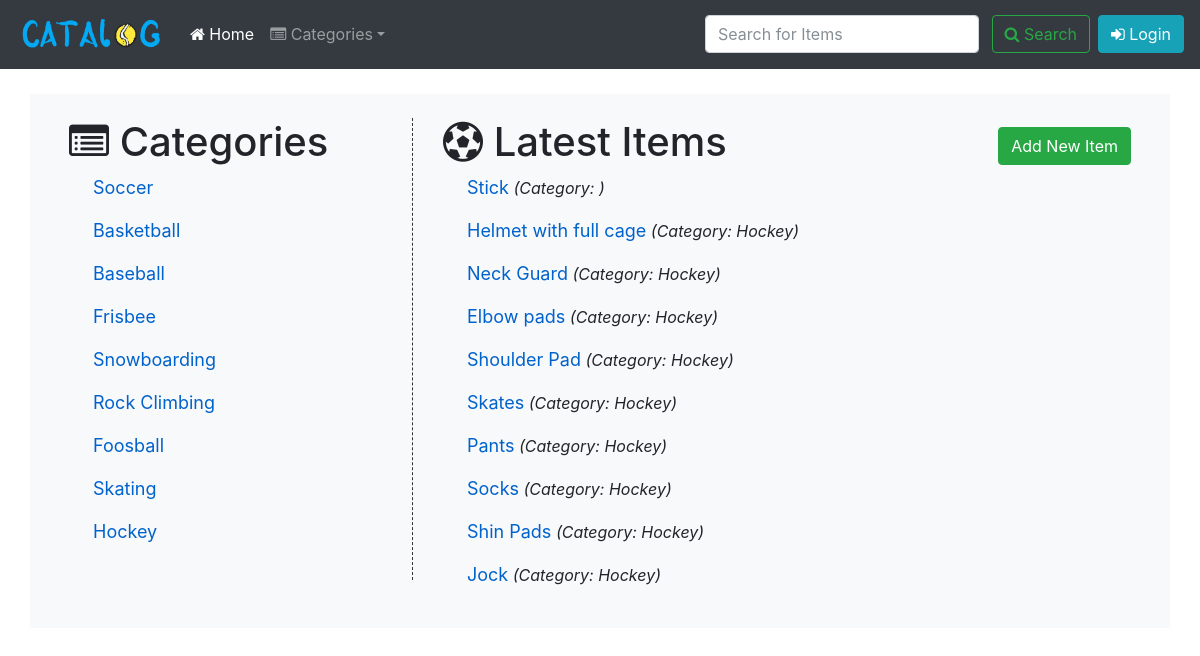
/catalog, run on the app's committed database.
### database_setup.py (models this page shows, shortened)
class Category(Base):
    __tablename__ = 'category'
    id = Column(Integer, primary_key=True)
    name = Column(String(250), nullable=False)
    items = relationship('Item', backref='category', lazy='joined')

class Item(Base):
    __tablename__ = 'item'
    id = Column(Integer, primary_key=True)
    name = Column(String(250), nullable=False)
    description = Column(String(250))
    category_id = Column(Integer, ForeignKey('category.id'))
    user_id = Column(Integer, ForeignKey('user.id'))

### project.py (the view)
@app.route('/')
@app.route('/catalog')
def show_catalog():
    latest_items = session.query(Item).order_by(Item.id.desc()).limit(10)
    return render_template('catalog.html', categories=categories(), latest_items=latest_items)

### project.py (called while the page is built)
def categories():
    categories_list = session.query(Category).all()
    return categories_list

### templates/catalog.html
{% extends 'base_catalog.html' %}
{% block left_block %}
<div class="row my-2 my-md-0">
    <div class="col-lg-8">
        <h1><span class="fa fa-soccer-ball-o"></span> Latest Items</h1>
    </div>
    <div class="col-lg-4 align-self-center">
        <a role="button" class="btn btn-success pull-right" href="{{ url_for('create_item_default') }}">Add New Item</a>
    </div>
</div>
{% for latest_item in latest_items %}
    <div class="row">
        <div class="col-md ml-4">
            <p><a class="item-link" href="{{ url_for('show_item', category_name=latest_item['category']['name'], item_name=latest_item['name']) }}">{{ latest_item['name'] }}</a> <i>(Category: {{ latest_item['category']['name'] }})</i></p>
        </div>
    </div>
{% endfor %}
{% endblock %}

### templates/base_catalog.html
{% extends 'base.html' %}
{% block content %}
<div class="container bg-light p-4">
    <div class="row">
        <div class="col-lg-4 col-md-6 mycontent-left mb-sm-4">
            <div class="container-fluid">
                <div class="row">
                    <div class="col-sm">
                        <h1><span class="fa fa-list-alt"></span> Categories</h1>
                    </div>
                </div>
                {% for category in categories %}
                <div class="row">
                    <div class="col-md ml-4">
                        <p><a class="item-link" href="{{ url_for('show_category_items', category_name=category['name']) }}">{{ category['name'] }}</a></p>
                    </div>
                </div>
                {% endfor %}
            </div>
        </div>
        <div class="col-lg-8 col-md-6">
            <div class="container-fluid">
            {% block left_block %}
            {% endblock %}
            </div>
        </div>
    </div>
</div>
{% endblock %}

### templates/base.html (shortened to what this page needs)
<!DOCTYPE html>
<html lang="en">
    <head>
        {% block head %}
            {% include 'head.html' %}
        {% endblock %}
    </head>
    <body>
        <header>
            {% block header %}
                {% include 'header.html' %}
            {% endblock %}
        </header>
        <main>
            {% block content %}
            {% endblock %}
        </main>
        <footer>
        </footer>
    </body>
</html>

### templates/head.html (shortened to what this page needs)
<link href="{{ url_for('static', filename='css/bootstrap.min.css') }}" rel="stylesheet">
<link href="{{ url_for('static', filename='css/font-awesome.min.css') }}" rel="stylesheet">
<link href="{{ url_for('static', filename='css/style.css') }}" rel="stylesheet">

### templates/header.html (shortened to what this page needs)
<div class="container-fluid mb-4">
    <nav class="navbar navbar-expand-md fixed-top navbar-dark bg-dark">
        <a class="navbar-brand" href="{{ url_for('show_catalog') }}">
            <img src="{{ url_for('static', filename='images/logo1.png') }}" class="img-fluid" width="150" alt="Catalog">
        </a>
        <div class="collapse navbar-collapse" id="navbarsExampleDefault">
            <ul class="navbar-nav mr-auto">
              <li class="nav-item active">
                <a class="nav-link" href="{{ url_for('show_catalog') }}"><span class="fa fa-home"></span> Home <span class="sr-only">(current)</span></a>
              </li>
              <li class="nav-item dropdown">
                <a class="nav-link dropdown-toggle" href="#" id="dropdown01" role="button" data-toggle="dropdown" aria-haspopup="true" aria-expanded="false"><span class="fa fa-list-alt"></span> Categories</a>
              </li>
            </ul>
            <form action="{{ url_for('find_items') }}" method="post" class="form-inline my-2 my-lg-0 d-none d-lg-block">
              <input class="form-control mr-sm-2" type="text" name="search" value="{{ request.form.search }}" placeholder="Search for Items" aria-label="Search">
                <button type="submit" class="btn btn-outline-success my-2 my-sm-0"><span class="fa fa-search"></span> Search</button>
            </form>
            <div class="ml-sm-2">
                <a role="button" href="{{ url_for('show_login') }}" class="btn btn-info my-2 my-sm-0"><span class="fa fa-sign-in"></span> Login</a>
            </div>
        </div>
    </nav>
</div>

### static/css/style.css (style rules this page uses)
html, body { overflow-x: hidden; }
body { padding-top: 70px; }
footer { padding: 30px 0; }
@media (min-width: 768px) { .mycontent-left { border-right: 1px dashed #333; } }
.dropdown-toggle { cursor: pointer; }
.item-link { color: #0062cc; font-size: large; text-decoration: none; }

### data on the page
Category: name "Soccer"
Category: name "Basketball"
Category: name "Baseball"
Category: name "Frisbee"
Category: name "Snowboarding"
Category: name "Rock Climbing"
Category: name "Foosball"
Category: name "Skating"
Category: name "Hockey"
Item: name "Stick"
Item: name "Helmet with full cage", category.name "Hockey"
Item: name "Neck Guard", category.name "Hockey"
Item: name "Elbow pads", category.name "Hockey"
Item: name "Shoulder Pad", category.name "Hockey"
Item: name "Skates", category.name "Hockey"
Item: name "Pants", category.name "Hockey"
Item: name "Socks", category.name "Hockey"
Item: name "Shin Pads", category.name "Hockey"
Item: name "Jock", category.name "Hockey"
